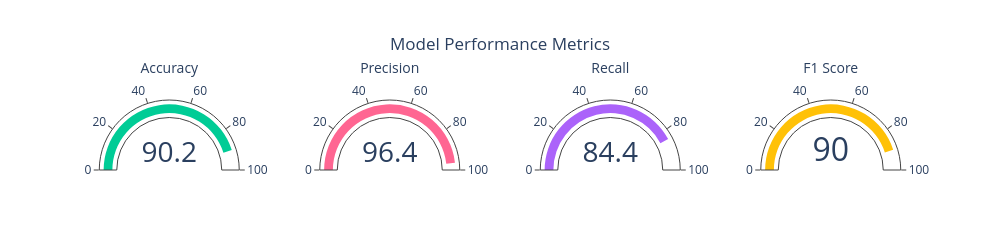

Notebook code for this chart:
### Markdown cell above
### <span style='color:purple'>3. K-Nearest Neighbor</span>

### Code cell
Model_Training_And_Evaluation(KNeighborsClassifier())

### Figure 1 — Plotly figure (JSON) as saved in the notebook; plotly's stock layout.template omitted (floating-point values rounded to 4 significant figures)
{"data": [{"domain": {"x": [0, 0.2125], "y": [0, 1]}, "gauge": {"axis": {"range": [null, 100]}, "bar": {"color": "#00CC96"}}, "mode": "gauge+number", "title": {"font": {"size": 14}, "text": "Accuracy"}, "type": "indicator", "value": 90.16}, {"domain": {"x": [0.2625, 0.475], "y": [0, 1]}, "gauge": {"axis": {"range": [null, 100]}, "bar": {"color": "#FF6692"}}, "mode": "gauge+number", "title": {"font": {"size": 14}, "text": "Precision"}, "type": "indicator", "value": 96.43}, {"domain": {"x": [0.525, 0.7375], "y": [0, 1]}, "gauge": {"axis": {"range": [null, 100]}, "bar": {"color": "#AB63FA"}}, "mode": "gauge+number", "title": {"font": {"size": 14}, "text": "Recall"}, "type": "indicator", "value": 84.38}, {"domain": {"x": [0.7875, 1], "y": [0, 1]}, "gauge": {"axis": {"range": [null, 100]}, "bar": {"color": "#FFC107"}}, "mode": "gauge+number", "title": {"font": {"size": 14}, "text": "F1 Score"}, "type": "indicator", "value": 90}], "layout": {"height": 250, "showlegend": false, "title": {"text": "Model Performance Metrics", "x": 0.5}, "width": 1000}}
